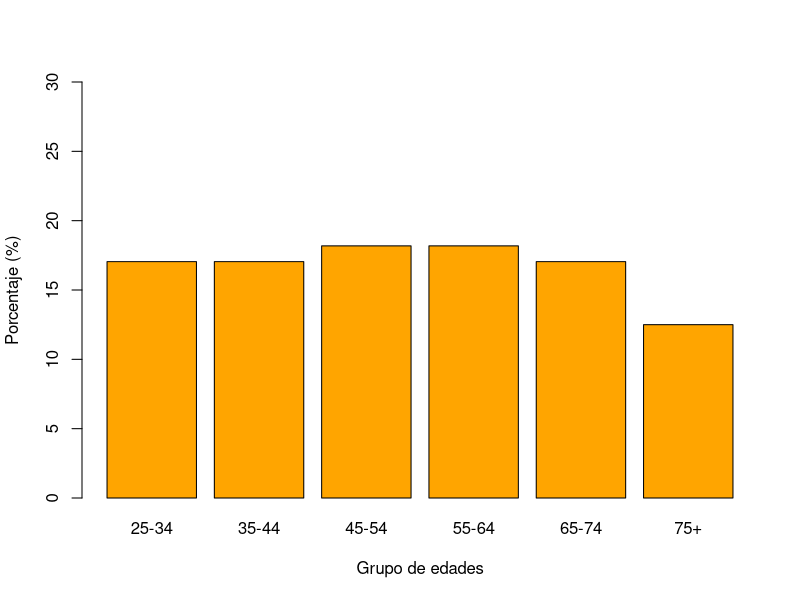
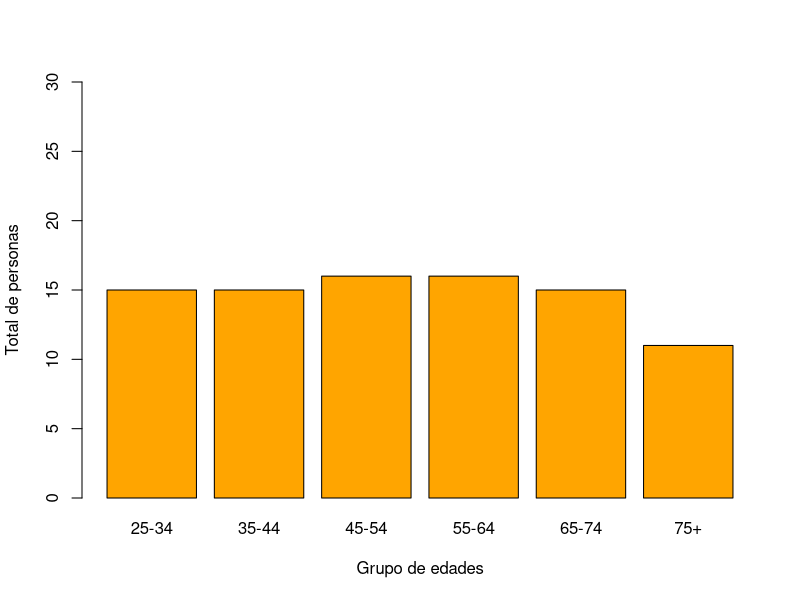
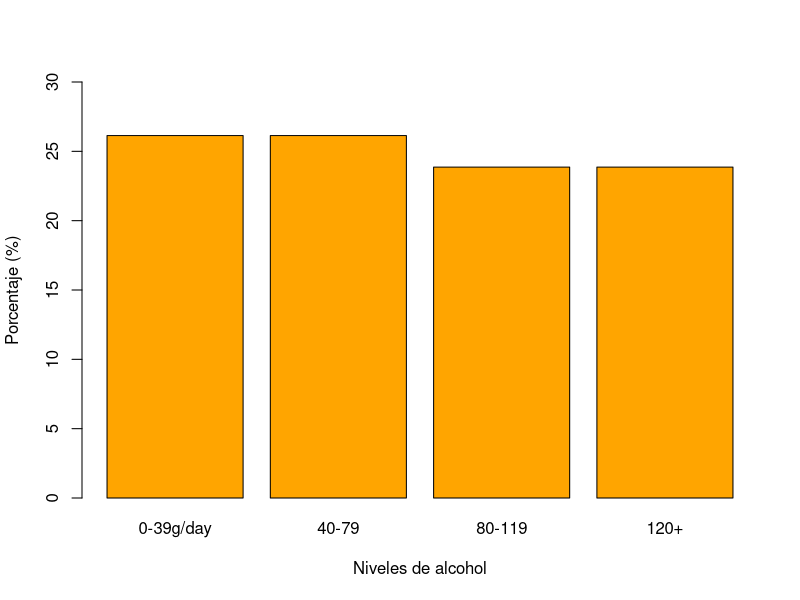
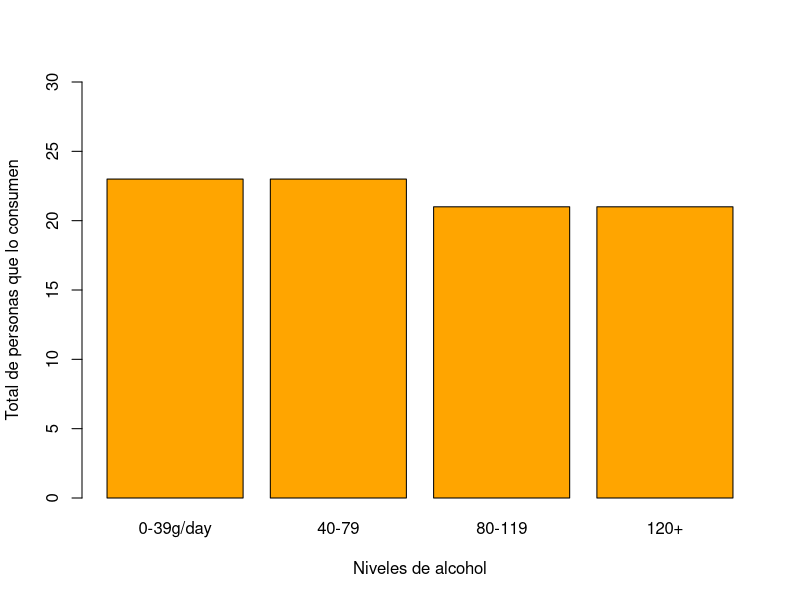
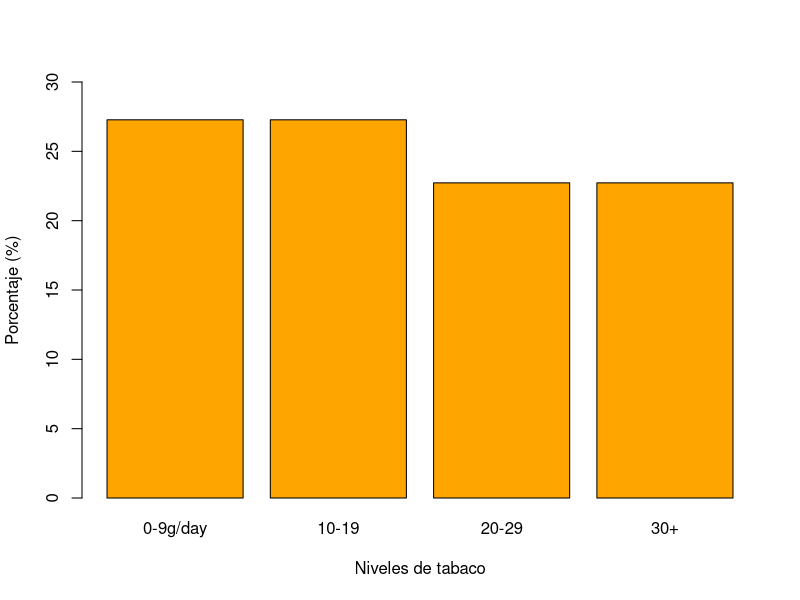
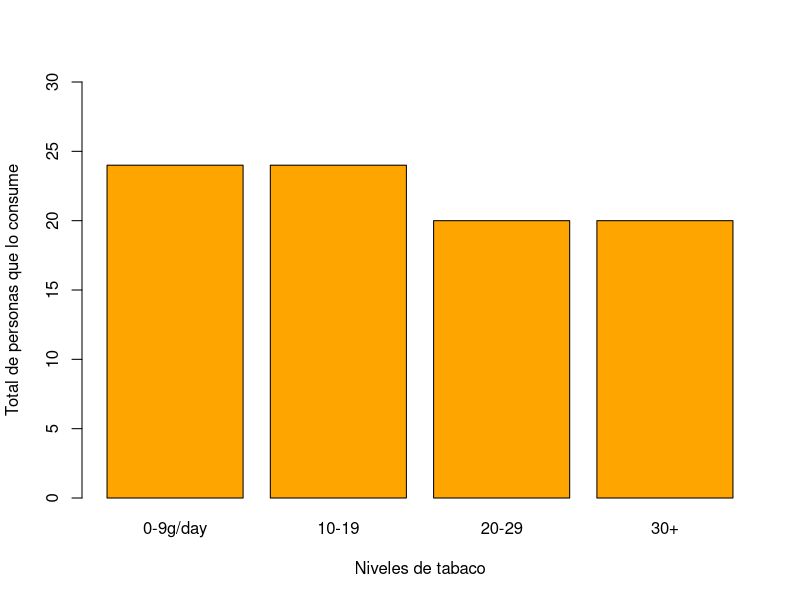
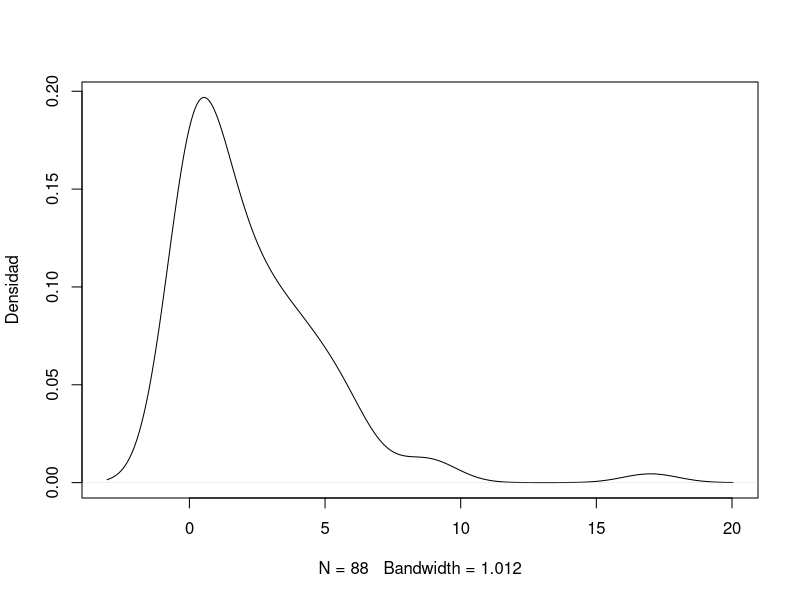
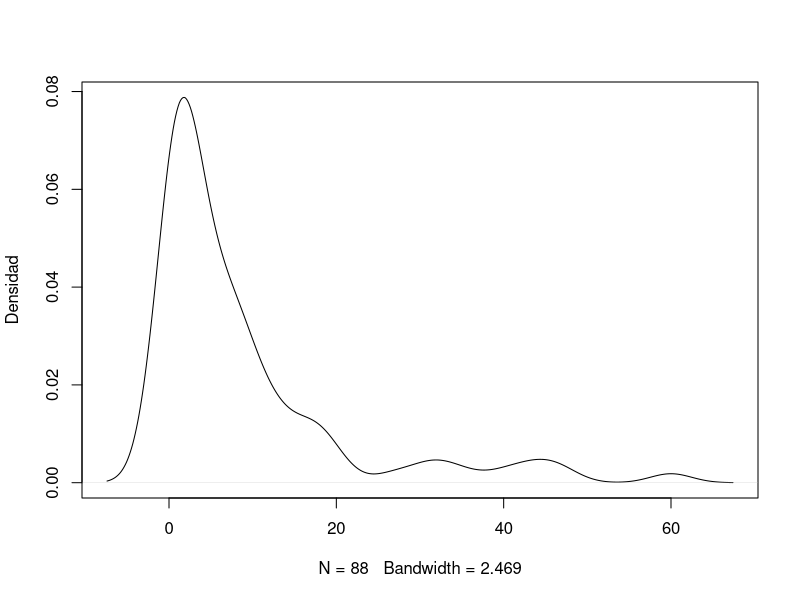

The R source for these figures, in order:
library(datasets)
data(esoph)

# summarize the dataset
summary(esoph)

#class(esoph)

y <- esoph$agegp
frecuencias <- cbind(freq=table(y), percentage=prop.table(table(y))*100)
barplot(frecuencias[,2], width = 1, xlab = "Grupo de edades", ylab = "Porcentaje (%)", ylim=c(0,30), col="orange")
barplot(frecuencias[,1], width = 1, xlab = "Grupo de edades", ylab = "Total de personas", ylim=c(0,30), col="orange")

y <- esoph$alcgp
frecuencias <- cbind(freq=table(y), percentage=prop.table(table(y))*100)
barplot(frecuencias[,2], width = 1, xlab = "Niveles de alcohol", ylab = "Porcentaje (%)", ylim=c(0,30), col="orange")
barplot(frecuencias[,1], width = 1, xlab = "Niveles de alcohol", ylab = "Total de personas que lo consumen", ylim=c(0,30), col="orange")

y <- esoph$tobgp
frecuencias <- cbind(freq=table(y), percentage=prop.table(table(y))*100)
barplot(frecuencias[,2], width = 1, xlab = "Niveles de tabaco", ylab = "Porcentaje (%)", ylim=c(0,30), col="orange")
barplot(frecuencias[,1], width = 1, xlab = "Niveles de tabaco", ylab = "Total de personas que lo consume", ylim=c(0,30), col="orange")

plot(density(esoph$ncases), xlab=names(esoph$ncases), ylab="Densidad", main= "")
plot(density(esoph$ncontrols), xlab=names(esoph$ncontrols), ylab="Densidad", main= "")

hist(esoph$ncases, xlab="Number of cases", main = "", col="purple")

#Casos y controles de cada uno de los grupos 
par(mfrow=c(3,2))
boxplot(esoph$ncases ~ esoph$agegp, xlab="agegp", ylab="",border="gray", lwd=1,col=rainbow(5))
boxplot(esoph$ncontrols ~ esoph$agegp,xlab="agegp", ylab="", border="gray", lwd=1,col=rainbow(5))
boxplot(esoph$ncases ~ esoph$alcgp,border="gray",xlab="alcgp", ylab="", lwd=1,col=rainbow(4))
boxplot(esoph$ncontrols ~ esoph$alcgp,border="gray", xlab="alcgp", ylab="", lwd=1,col=rainbow(4))
boxplot(esoph$ncases ~ esoph$tobgp,border="gray",xlab="tobgp", ylab="", lwd=1,col=rainbow(4))
boxplot(esoph$ncontrols ~ esoph$tobgp,border="gray", xlab="tobgp", ylab="", lwd=1,col=rainbow(4))

title("Boxplots of Cases (left) and Controls (right)",outer=TRUE, line=-2, cex.main=2)

# Scatter plot
plot(esoph$ncases, esoph$ncontrols, xlab="Cases", ylab="Controls")
plot(esoph$ncases, esoph$ncontrols, xlab="Cases", ylab="Controls", main="Cases vs Controls", pch=15, col="blue")
